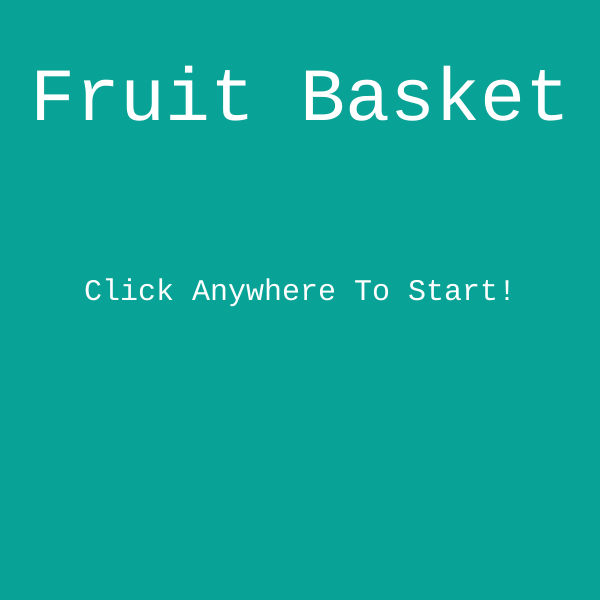
Frame 1 (no input)
Frame 60 (no input): identical to frame 1, image omitted
Frame 120 (the mouse pressed at the canvas centre since frame 60): identical to frame 1, image omitted

The p5.js sketch that drew this single still picture (run headless with seeded random() and noise() and a simulated clock; from frame 60 on, the mouse is pressed at the canvas centre):

// p5.js sketch
// ── sketch.js
'use strict';

let state = 'title';
let cnv;
let points = 0;
let w = 600;
let h = 600;
let player;
let coin;

function setup() {
  cnv = createCanvas(w, h);

  textFont('monospace');

  player = new Player();

  coin = new Coin();

}

function draw() {

  switch (state) {
    case 'title':
      title();
      cnv.mouseClicked(titleMouseClicked);
      break;
      case 'level 1':
      level1();
      cnv.mouseClicked(level1MouseClicked);
      break;
      case 'YOU WIN':
        youWin();
        cnv.mouseClicked(youWinMouseClicked);
      break;
      default:
      break;


  }
}

function keyPressed(){
  if(keyCode == LEFT_ARROW){
    player.direction = 'left'
  }
}

function title() {
  background(8, 163, 150);
  textSize(75);
  fill(255);
  textAlign(CENTER);
  text('Fruit Basket', w/2, h/5);

  textSize(30);
  text('Click Anywhere To Start!', w/2, h/2);
}

function titleMouseClicked() {
  console.log('canvas is Clicked on Title Page');
  state = 'level 1'
}

function level1() {
  background(252, 3, 157);
  //text('Click for points', w/2, h - 30);

player.display();
player.move();

coin.display();
coin.move();

}

function level1MouseClicked() {
  points += 1;
  console.log('points =' + points);

  if (points >= 10){
    state = 'YOU WIN';
  }
}

function youWin(){
  background(255, 212, 23);
  textSize(80);
  stroke(255);
  text('YOU WIN', w/2, h/2);

  textSize(30);
  text('Click Anywhere To ReStart!', w/2, h * 3/4);
}

function youWinMouseClicked(){
 state = 'level 1'
 points = 0;
}

// ── coins.js
class Coin {
  constructor(){
    this.r = 50;
    this.x = random(w);
    this.y = 0 - this.r;
  }

display(){
  ellipse(this.x, this.y, this.r, this.r);
}

move(){
  this.y++;
}

}

// ── player.js
class Player {
  constructor() {
    this.r = 60;
    this.x = w / 2;
    this.y = h - this.r;
    this.speed = 2;
    this.direction = 'still';
  }

  display() {
    rect(this.x, this.y, this.r, this.r);
  }

  move() {

    switch (this.direction) {
      case 'still':
      //don't move anything
      break;
      case 'up':
        //decrease y pos
        this.y -= this.speed;
        break;
      case 'down':
        //increase y pos
        this.y += this.speed;
        break;
      case 'right':
        //increasing the x pos
        this.x += this.speed;
        break;
      case 'left':
        //decreasing x pos
        this.x -= this.speed;
        break;
      default:
        break;
    }

  }

}
